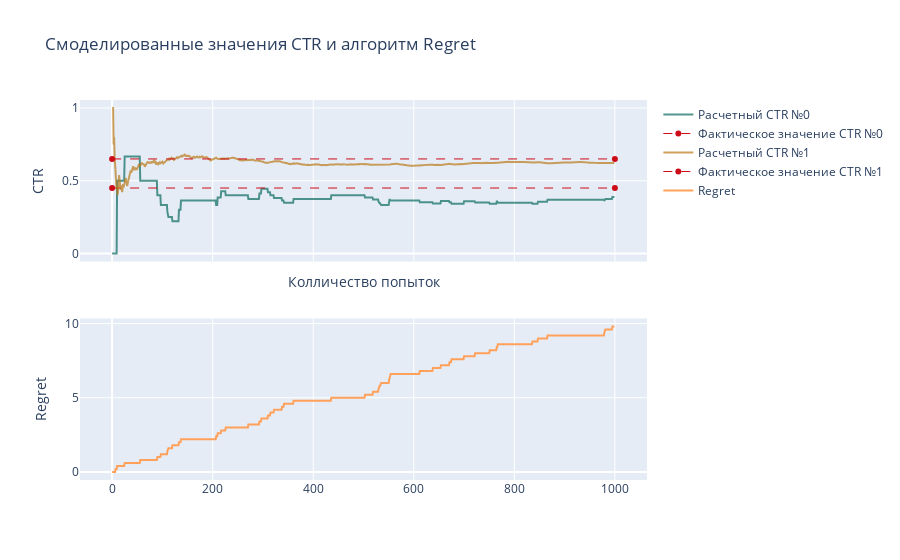

The notebook cell this image was saved under:
### Code cell
algorithm_performance()

### Figure 1 — Plotly figure (JSON) as saved in the notebook; plotly's stock layout.template omitted (floating-point values rounded to 4 significant figures; data arrays with more than 128 entries replaced by an {"elided": "..."} marker saying what was removed)
{"data": [{"line": {"color": "rgba(10, 108, 94, .7)", "width": 2}, "name": "Расчетный CTR №0", "type": "scatter", "x": {"elided": "1000 int values"}, "xaxis": "x", "y": {"elided": "1000 float values"}, "yaxis": "y"}, {"line": {"color": "rgb(205, 12, 24)", "dash": "dash", "width": 1}, "name": "Фактическое значение CTR №0", "type": "scatter", "x": [0, 1000], "xaxis": "x", "y": [0.45, 0.45], "yaxis": "y"}, {"line": {"color": "rgba(187, 121, 24, .7)", "width": 2}, "name": "Расчетный CTR №1", "type": "scatter", "x": {"elided": "1000 int values"}, "xaxis": "x", "y": {"elided": "1000 float values"}, "yaxis": "y"}, {"line": {"color": "rgb(205, 12, 24)", "dash": "dash", "width": 1}, "name": "Фактическое значение CTR №1", "type": "scatter", "x": [0, 1000], "xaxis": "x", "y": [0.65, 0.65], "yaxis": "y"}, {"name": "Regret", "type": "scatter", "x": {"elided": "1000 int values"}, "xaxis": "x2", "y": {"elided": "1000 float values"}, "yaxis": "y2"}], "layout": {"title": {"text": "Смоделированные значения CTR и алгоритм Regret"}, "xaxis": {"anchor": "y", "domain": [0, 1], "matches": "x2", "showticklabels": false, "title": {"text": "Колличество попыток"}}, "xaxis2": {"anchor": "y2", "domain": [0, 1]}, "yaxis": {"anchor": "x", "domain": [0.575, 1], "title": {"text": "CTR"}}, "yaxis2": {"anchor": "x2", "domain": [0, 0.425], "title": {"text": "Regret"}}}}
